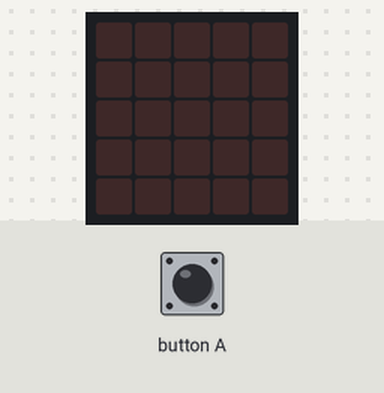
This program was run on a simulated BBC micro:bit (MakeCode). Shown: the board's 5×5 LED display. The test bench sets the inputs (shaded band). Random numbers come from a fixed seed.

Above: at 1.2 s.
1.3 s: button A pressed for 0.15 s
At 1.9 s:
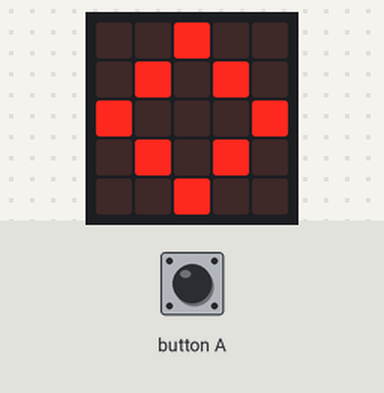
At 3.1 s:
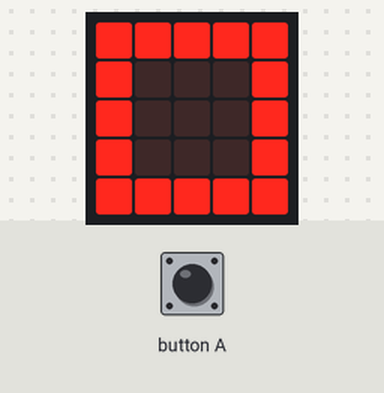
4.1 s: button A pressed 2 times (0.12 s each, 0.3 s apart)
At 7.8 s:
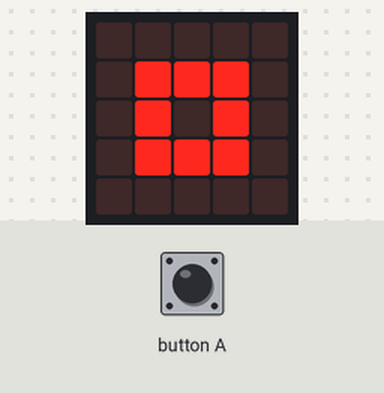
Timing chart, 0 to 9.3 s (numbered marks = the images above; inputs shaded):
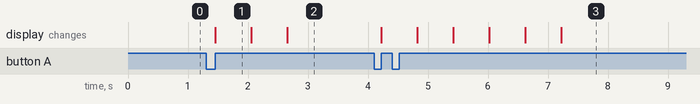

The program:

main.ts
```typescript
input.onButtonPressed(Button.A, function () {
    basic.showIcon(IconNames.Diamond)
    basic.showIcon(IconNames.SmallDiamond)
    if (Math.randomBoolean()) {
        basic.showIcon(IconNames.SmallSquare)
    } else {
        basic.showIcon(IconNames.Square)
    }
})
basic.forever(function () {

})
```

test.ts
```typescript
// test ender her, dette bliver ikke kompileret, når denne pakke bruges som en udvidelse.
```

Measured:
- after the input at 1.3 s, the display: changes after 0.15 s (image 1)
- after the input at 4.1 s, the display: first changes after 0.12 s (image 3 shows a later state)
- what the display in image 1 shows lasts 0.6 s, from 1.5 s to 2.1 s
